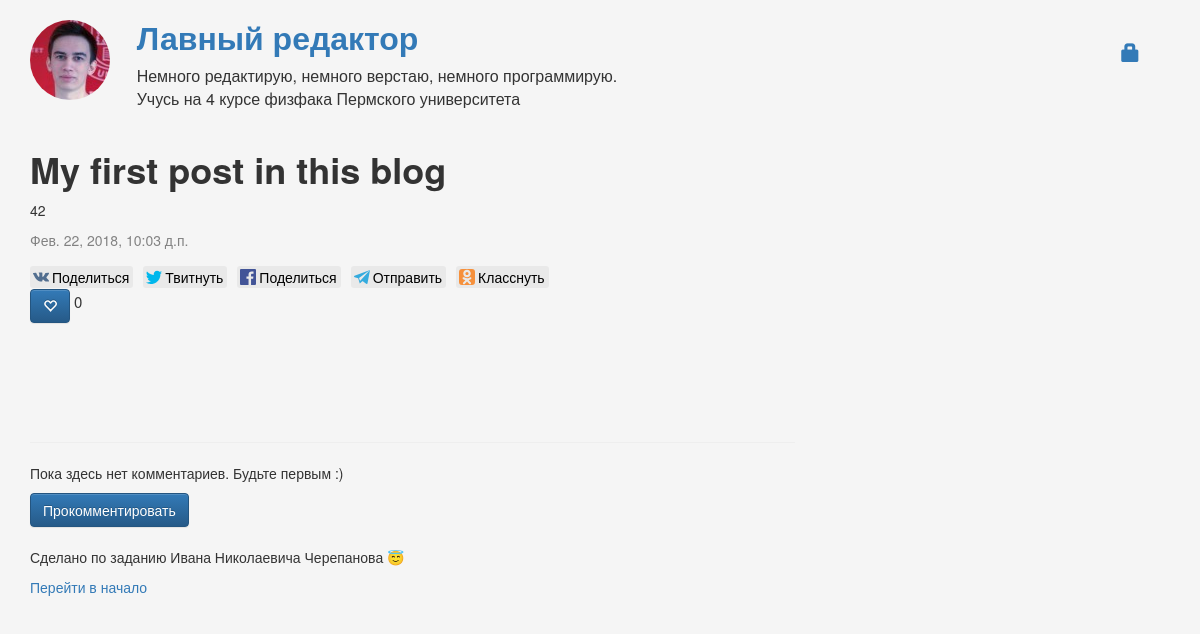
The app's page /post/1/ with its own data.
### blog/models.py (models this page shows, shortened)
class Post(models.Model):
    author = models.ForeignKey('auth.User', on_delete=models.CASCADE)
    title = models.CharField(max_length=200)
    text = models.TextField()
    created_date = models.DateTimeField(
            default=timezone.now)
    published_date = models.DateTimeField(
            blank=True, null=True)
    likes = models.PositiveIntegerField(default=0)

### blog/views.py (the view)
# urls.py: url(r'^post/(?P<pk>\d+)/$', views.post_detail, name='post_detail'),
def post_detail(request, pk):
    post = get_object_or_404(Post, pk=pk)
    post_id = post.pk
    liked = False
    if request.session.get('has_liked_'+str(post_id), liked):
        liked = True
        print("liked {}_{}".format(liked, post_id))
    context = {'post':post, 'liked': liked}
    return render(request,'blog/post_detail.html', context)

### blog/templates/blog/post_detail.html (shortened to what this page needs)
{% extends 'blog/base.html' %} {% block content %}
<div class="post">
  <h1>{{ post.title }}</h1>
  <p>{{ post.text|linebreaksbr }}</p>
  {% if post.published_date %}
  <div class="date">
    {{ post.published_date }}
  </div>
  <div class="likely">
    <div class="vkontakte">Поделиться</div>
    <div class="twitter">Твитнуть</div>
    <div class="facebook">Поделиться</div>
    <div class="telegram">Отправить</div>
    <div class="odnoklassniki">Класснуть</div>
  </div>
  <div class="heart-particle-box">
    <button class="post-likes glyphicon glyphicon-heart-empty btn btn-primary" id="heart-icon" data-post-id="{{ post.id }}"></button>
    <div class="like_count_blog" id="heart-counter" style="display: inline">{{post.likes}}</div>
  </div>
  <div class="heart"></div>
  {% else %}
  <a class="btn btn-primary" href="{% url 'post_publish' pk=post.pk %}">Опубликовать</a>
  {% endif %}
</div>
<hr>
{% for comment in post.comments.all %}
    <div class="comment">
        <div class="date">{{ comment.created_date }}</div>
        <strong>{{ comment.author }}</strong>
        <p>{{ comment.text|linebreaks }}</p>
    </div>
{% empty %}
    <p>Пока здесь нет комментариев. Будьте первым :)</p>
{% endfor %}
<a class="btn btn-primary" href="{% url 'add_comment_to_post' pk=post.pk %}">Прокомментировать</a>
{% endblock %}

### blog/static/css/blog.css (style rules this page uses)
body { background-color: WhiteSmoke; font-family: Helvetica Neue, Arial, sans-serif; }
.likely { margin-top: 10pt; }
h1, h2, h3, h4 { font-weight: bold; }
.date { color: #828282; }
.post { margin-bottom: 70px; }
.like_count_blog { font-size: 15px; margin-bottom: 5px; }

### blog/static/css/likely.css (style rules this page uses)
.likely, .likely__widget { -webkit-font-smoothing: antialiased; -moz-osx-font-smoothing: grayscale; padding: 0; text-indent: 0 !important; list-style: none !important; font-weight: 400; font-family: Helvetica Neue, Arial, sans-serif }
.likely { display: inline-block; }
.likely__widget { margin: 0; font-size: inherit }
.likely { opacity: 0; font-size: 0 !important }
.likely_visible { opacity: 1; transition: opacity .1s ease-in }
.likely>* { display: inline-block; visibility: hidden }
.likely_visible>* { visibility: inherit }
.likely__widget { position: relative; white-space: nowrap }
.likely__button, .likely__widget { display: inline-block }
.likely__button, .likely__counter, .likely__icon, .likely__widget { vertical-align: top }
.likely__widget { transition: background .33s ease-out, color .33s ease-out, fill .33s ease-out }
.likely .likely__widget { color: #000; background: rgba(231, 231, 231, .8) }
.likely__widget_facebook { fill: #425497 }
.likely__widget_odnoklassniki { fill: #f6903b }
.likely__widget_telegram { fill: #34abde }
.likely__widget_twitter { fill: #00b7ec }
.likely__widget_vkontakte { fill: #526e8f }
.likely { margin: 0 -5px -10px }
.likely .likely__widget { line-height: 20px; font-size: 14px; border-radius: 3px; height: 22px; margin: 0 5px 10px }

### blog/static/css/like.css (style rules this page uses)
.heart { cursor: pointer; height: 50px; width: 50px; background-image:url( 'https://abs.twimg.com/a/1446542199/img/t1/web_heart_animation.png'); background-position: left; background-repeat:no-repeat; background-size:2900%; }

### records on screen
Post: title "My first post in this blog", text "42", published_date "Фев. 22, 2018, 10:03 д.п.", likes "0"
